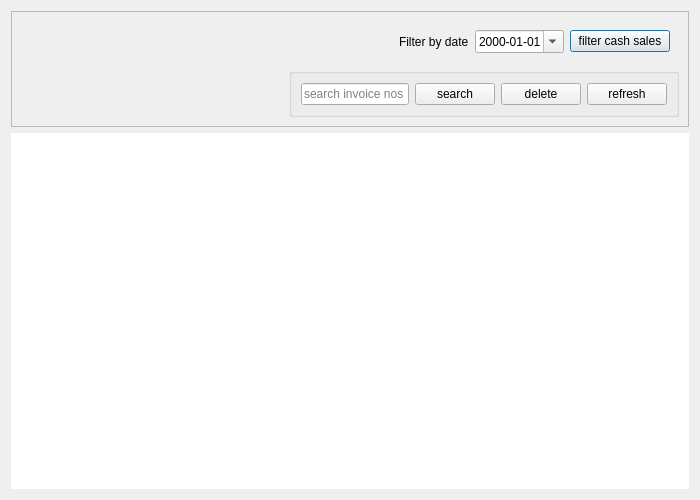
<?xml version="1.0" encoding="UTF-8"?>
<ui version="4.0">
 <class>CashSalesDialog</class>
 <widget class="QDialog" name="CashSalesDialog">
  <property name="geometry">
   <rect>
    <x>0</x>
    <y>0</y>
    <width>700</width>
    <height>500</height>
   </rect>
  </property>
  <property name="minimumSize">
   <size>
    <width>700</width>
    <height>500</height>
   </size>
  </property>
  <property name="font">
   <font>
    <family>Segoe UI</family>
    <pointsize>9</pointsize>
   </font>
  </property>
  <property name="windowTitle">
   <string>Cash Sales</string>
  </property>
  <property name="autoFillBackground">
   <bool>true</bool>
  </property>
  <layout class="QVBoxLayout" name="verticalLayout">
   <item>
    <widget class="QFrame" name="frame">
     <property name="frameShape">
      <enum>QFrame::StyledPanel</enum>
     </property>
     <property name="frameShadow">
      <enum>QFrame::Raised</enum>
     </property>
     <layout class="QVBoxLayout" name="verticalLayout_2">
      <item alignment="Qt::AlignRight">
       <widget class="QFrame" name="cashFilterFrame">
        <layout class="QHBoxLayout" name="horizontalLayout_2">
         <item>
          <widget class="QLabel" name="label_filterCs">
           <property name="maximumSize">
            <size>
             <width>150</width>
             <height>16777215</height>
            </size>
           </property>
           <property name="text">
            <string>Filter by date</string>
           </property>
          </widget>
         </item>
         <item>
          <widget class="QDateEdit" name="dateEdit_filterCs">
           <property name="maximumSize">
            <size>
             <width>100</width>
             <height>16777215</height>
            </size>
           </property>
           <property name="displayFormat">
            <string>yyyy-MM-dd</string>
           </property>
           <property name="calendarPopup">
            <bool>true</bool>
           </property>
          </widget>
         </item>
         <item>
          <widget class="QPushButton" name="pushButton_filterCs">
           <property name="minimumSize">
            <size>
             <width>100</width>
             <height>0</height>
            </size>
           </property>
           <property name="maximumSize">
            <size>
             <width>150</width>
             <height>16777215</height>
            </size>
           </property>
           <property name="text">
            <string>filter cash sales</string>
           </property>
          </widget>
         </item>
        </layout>
       </widget>
      </item>
      <item alignment="Qt::AlignRight">
       <widget class="QGroupBox" name="groupBox">
        <property name="maximumSize">
         <size>
          <width>450</width>
          <height>16777215</height>
         </size>
        </property>
        <property name="title">
         <string/>
        </property>
        <layout class="QHBoxLayout" name="horizontalLayout">
         <item>
          <widget class="QLineEdit" name="lineEdit_searchcs">
           <property name="placeholderText">
            <string>search invoice nos</string>
           </property>
          </widget>
         </item>
         <item>
          <widget class="QPushButton" name="pushButton_searchcs">
           <property name="text">
            <string>search</string>
           </property>
          </widget>
         </item>
         <item>
          <widget class="QPushButton" name="pushButton">
           <property name="text">
            <string>delete</string>
           </property>
          </widget>
         </item>
         <item>
          <widget class="QPushButton" name="pushButton_refreshcs">
           <property name="text">
            <string>refresh</string>
           </property>
          </widget>
         </item>
        </layout>
       </widget>
      </item>
     </layout>
    </widget>
   </item>
   <item>
    <widget class="QTableView" name="tableView_cs">
     <property name="frameShape">
      <enum>QFrame::NoFrame</enum>
     </property>
     <property name="frameShadow">
      <enum>QFrame::Plain</enum>
     </property>
     <property name="editTriggers">
      <set>QAbstractItemView::NoEditTriggers</set>
     </property>
     <property name="selectionMode">
      <enum>QAbstractItemView::SingleSelection</enum>
     </property>
     <property name="selectionBehavior">
      <enum>QAbstractItemView::SelectRows</enum>
     </property>
     <property name="sortingEnabled">
      <bool>true</bool>
     </property>
     <attribute name="horizontalHeaderStretchLastSection">
      <bool>true</bool>
     </attribute>
    </widget>
   </item>
  </layout>
 </widget>
 <resources/>
 <connections/>
</ui>
